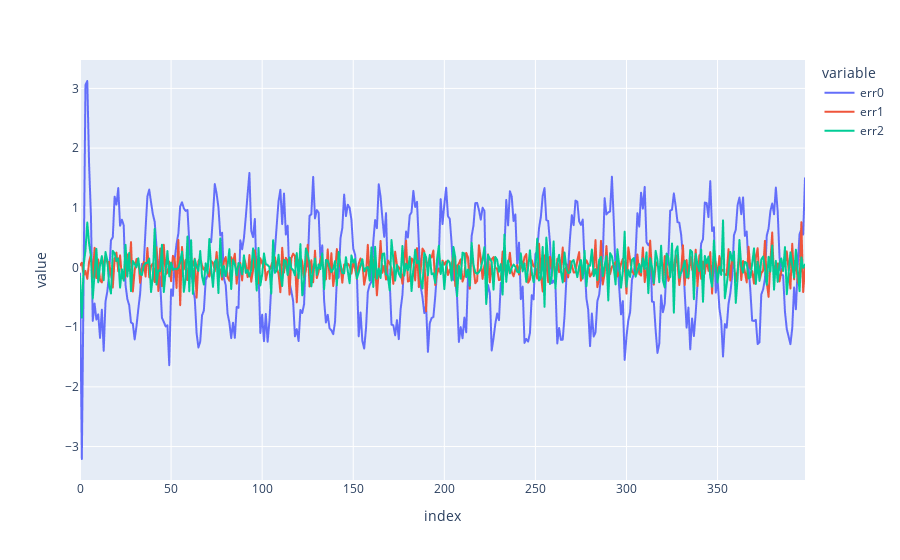

Here is the notebook cell this chart was saved with:
### Code cell
ex.line(to_df(err, 'err'))

### Figure 1 — Plotly figure (JSON) as saved in the notebook; plotly's stock layout.template omitted (floating-point values rounded to 4 significant figures; data arrays with more than 128 entries replaced by an {"elided": "..."} marker saying what was removed)
{"data": [{"hovertemplate": "variable=err0<br>index=%{x}<br>value=%{y}<extra></extra>", "legendgroup": "err0", "line": {"color": "#636efa", "dash": "solid"}, "marker": {"symbol": "circle"}, "mode": "lines", "name": "err0", "showlegend": true, "type": "scattergl", "x": {"elided": "399 int values"}, "xaxis": "x", "y": {"elided": "399 float values"}, "yaxis": "y"}, {"hovertemplate": "variable=err1<br>index=%{x}<br>value=%{y}<extra></extra>", "legendgroup": "err1", "line": {"color": "#EF553B", "dash": "solid"}, "marker": {"symbol": "circle"}, "mode": "lines", "name": "err1", "showlegend": true, "type": "scattergl", "x": {"elided": "399 int values"}, "xaxis": "x", "y": {"elided": "399 float values"}, "yaxis": "y"}, {"hovertemplate": "variable=err2<br>index=%{x}<br>value=%{y}<extra></extra>", "legendgroup": "err2", "line": {"color": "#00cc96", "dash": "solid"}, "marker": {"symbol": "circle"}, "mode": "lines", "name": "err2", "showlegend": true, "type": "scattergl", "x": {"elided": "399 int values"}, "xaxis": "x", "y": {"elided": "399 float values"}, "yaxis": "y"}], "layout": {"autosize": true, "legend": {"title": {"text": "variable"}, "tracegroupgap": 0}, "margin": {"t": 60}, "xaxis": {"anchor": "y", "autorange": true, "domain": [0, 1], "range": [0, 398], "title": {"text": "index"}, "type": "linear"}, "yaxis": {"anchor": "x", "autorange": true, "domain": [0, 1], "range": [-3.56, 3.476], "title": {"text": "value"}, "type": "linear"}}}
